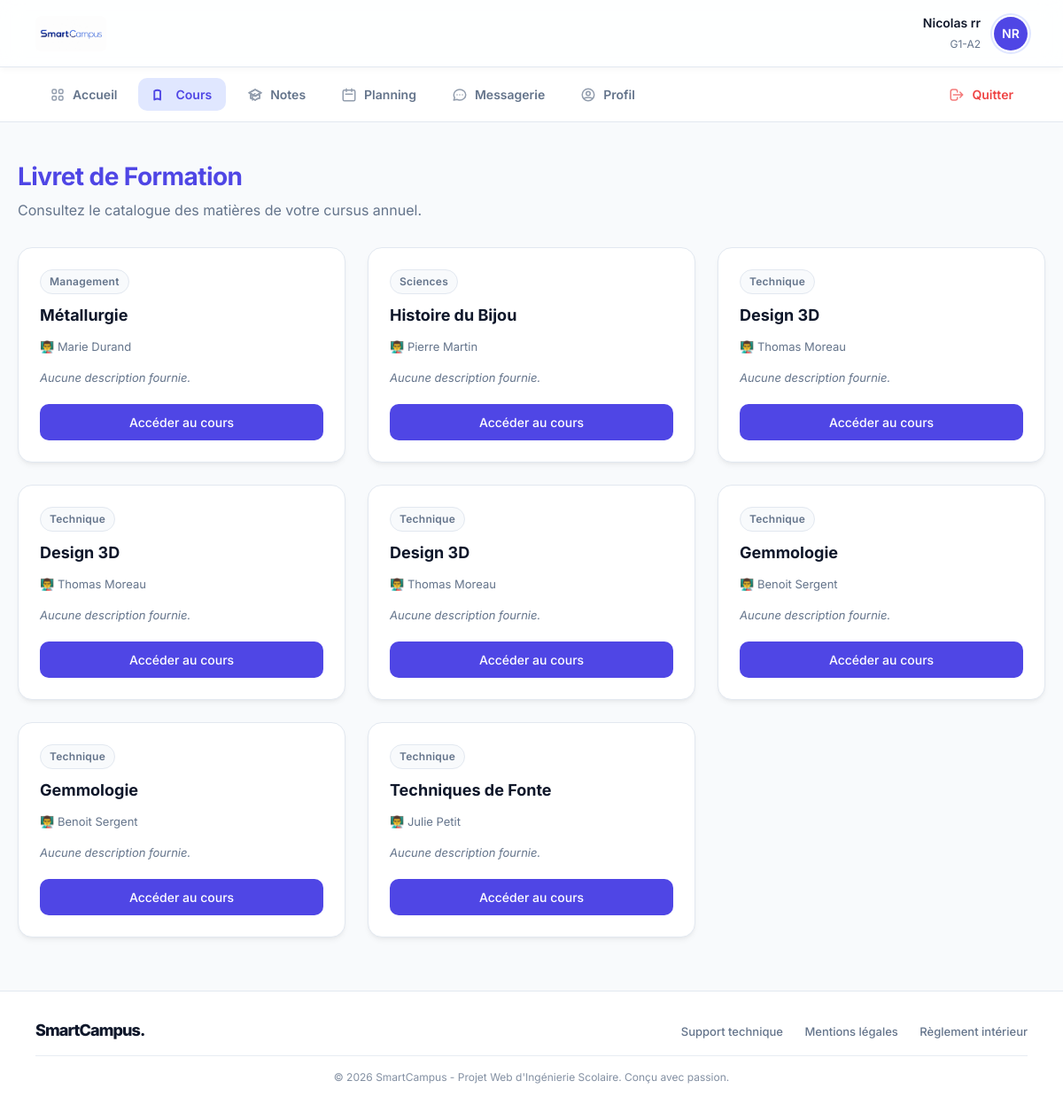
/mes_cours.php (signed in), run on the app's committed database.
### tables this page shows
CREATE TABLE utilisateurs (
        id INTEGER PRIMARY KEY AUTOINCREMENT,
        prenom TEXT NOT NULL,
        nom TEXT NOT NULL,
        email TEXT UNIQUE NOT NULL,
        role TEXT CHECK(role IN ('etudiant', 'professeur', 'administrateur')) NOT NULL,
        mot_de_passe_hash TEXT NOT NULL,
        statut_compte TEXT DEFAULT 'actif',
        groupe_id INTEGER,
        FOREIGN KEY(groupe_id) REFERENCES groupes(id) ON DELETE SET NULL
    );

CREATE TABLE groupes (
        id INTEGER PRIMARY KEY AUTOINCREMENT,
        nom TEXT NOT NULL UNIQUE
    );

CREATE TABLE cours (
        id INTEGER PRIMARY KEY AUTOINCREMENT,
        titre TEXT NOT NULL,
        categorie TEXT NOT NULL,
        description TEXT,
        groupe_id INTEGER,
        professeur_id INTEGER, jour VARCHAR(20) DEFAULT 'Lundi', heure_debut VARCHAR(10) DEFAULT '08:30', heure_fin VARCHAR(10) DEFAULT '10:30', salle VARCHAR(50) DEFAULT 'Non assignée',
        FOREIGN KEY(groupe_id) REFERENCES groupes(id) ON DELETE CASCADE,
        FOREIGN KEY(professeur_id) REFERENCES utilisateurs(id) ON DELETE SET NULL
    );

### mes_cours.php (the view, shortened to what this page needs)
<?php
require_once 'db.php';
$stmt_user = $db->prepare("SELECT groupe_id FROM utilisateurs WHERE id = ?");
$stmt_user->execute([$_SESSION['utilisateur_id']]);
$user = $stmt_user->fetch(PDO::FETCH_ASSOC);
$liste_cours = [];
if ($user['groupe_id']) {
    $stmt_cours = $db->prepare("
        SELECT c.*, u.nom AS prof_nom, u.prenom AS prof_prenom
        FROM cours c
        LEFT JOIN utilisateurs u ON c.professeur_id = u.id
        WHERE c.groupe_id = ?
        ORDER BY c.categorie, c.titre
    ");
    $stmt_cours->execute([$user['groupe_id']]);
    $liste_cours = $stmt_cours->fetchAll(PDO::FETCH_ASSOC);
}
?>
<!DOCTYPE html>
<html lang="fr">
<head>
    <link rel="stylesheet" href="style.css">
</head>
<body>
    <?php include 'menu.php'; ?>
    <div class="container">
        <div style="margin-bottom: 30px;">
            <h1 style="margin:0; color:var(--primary);">Livret de Formation</h1>
            <p style="margin:5px 0 0 0; color:var(--text-muted);">Consultez le catalogue des matières de votre cursus annuel.</p>
        </div>
        <?php if (!$user['groupe_id']): ?>
            <div class="alert alert-error">Vous n'êtes assigné à aucune classe. Aucun cours à afficher.</div>
        <?php elseif (empty($liste_cours)): ?>
            <div class="alert alert-neutral">Aucun cours n'a encore été programmé pour votre classe par la scolarité.</div>
        <?php else: ?>
            <div style="display: grid; grid-template-columns: repeat(auto-fill, minmax(300px, 1fr)); gap: 25px;">
                <?php foreach ($liste_cours as $cours): ?>
                    <div class="card" style="display:flex; flex-direction:column; justify-content:space-between;">
                        <div>
                            <span class="badge badge-neutral" style="margin-bottom: 10px;"><?= htmlspecialchars($cours['categorie']) ?></span>
                            <h3 style="margin: 0 0 10px 0; color: var(--text-main); font-size: 18px;"><?= htmlspecialchars($cours['titre']) ?></h3>
                            <p style="font-size: 13px; color: var(--text-muted); margin-bottom: 15px;">
                                👨‍🏫 <?= $cours['prof_nom'] ? htmlspecialchars($cours['prof_prenom'] . ' ' . $cours['prof_nom']) : 'Enseignant non assigné' ?>
                            </p>
                            <p style="font-size: 13px; color: var(--text-muted); line-height: 1.5; margin-bottom: 20px;">
                                <?php if(empty($cours['description'])) echo "<em>Aucune description fournie.</em>"; ?>
                            </p>
                        </div>
                        <a href="detail_cours.php?id=<?= $cours['id'] ?>" class="btn-action" style="width: 100%; box-sizing: border-box; display: block; text-align: center;">Accéder au cours</a>
                    </div>
                <?php endforeach; ?>
            </div>
        <?php endif; ?>
    </div>
<?php include 'footer.php'; ?>
</body>
</html>

### menu.php (shortened to what this page needs)
<?php
require_once 'db.php';
$mon_id = $_SESSION['utilisateur_id'];
$mon_role = $_SESSION['role'];
$stmt_menu = $db->prepare("SELECT u.*, g.nom as nom_groupe FROM utilisateurs u LEFT JOIN groupes g ON u.groupe_id = g.id WHERE u.id = ?");
$stmt_menu->execute([$mon_id]);
$user_menu = $stmt_menu->fetch(PDO::FETCH_ASSOC);
$initiales_menu = strtoupper(substr($user_menu['prenom'], 0, 1) . substr($user_menu['nom'], 0, 1));
$avatar_menu_url = null;
$stmt_unread_menu = $db->prepare("SELECT COUNT(*) FROM messages WHERE destinataire_id = ? AND lu = 0");
$stmt_unread_menu->execute([$mon_id]);
$messages_non_lus_menu = $stmt_unread_menu->fetchColumn();
$current_page = basename($_SERVER['PHP_SELF']);
?>
<header class="top-bar">
    <img src="images/logo.jpg" alt="SmartCampus" onerror="this.src='https://via.placeholder.com/120x45?text=SmartCampus'">
    <div class="user-widget">
        <div class="user-widget-info" style="text-align: right;">
            <strong style="color:var(--text-main); font-size:14px;"><?= htmlspecialchars($user_menu['prenom'] . ' ' . $user_menu['nom']) ?></strong>
            <span style="font-size:12px; color:var(--text-muted);">
                <?php
                if ($mon_role === 'administrateur') echo 'Administration';
                elseif ($mon_role === 'professeur') echo 'Corps Enseignant';
                else echo htmlspecialchars($user_menu['nom_groupe'] ?? 'Étudiant');
                ?>
            </span>
        </div>
        <div class="avatar-small" <?= $mon_role === 'administrateur' ? 'style="background: #1e293b;"' : '' ?>>
            <?php if ($avatar_menu_url): ?><img src="<?= $avatar_menu_url ?>" alt="Profil"><?php else: ?><?= $initiales_menu ?><?php endif; ?>
        </div>
    </div>
</header>
<nav class="top-nav">
    <?php if ($mon_role === 'administrateur'): ?>
        <a href="dashboard_administrateur.php" class="<?= $current_page === 'dashboard_administrateur.php' ? 'active' : '' ?>">
            <svg fill="none" viewBox="0 0 24 24" stroke="currentColor" stroke-width="2"><path stroke-linecap="round" stroke-linejoin="round" d="M12 4.354a4 4 0 110 5.292M15 21H3v-1a6 6 0 0112 0v1zm0 0h6v-1a6 6 0 00-9-5.197M13 7a4 4 0 11-8 0 4 4 0 018 0z" /></svg> Membres
        </a>
        <a href="gestion_cours.php" class="<?= $current_page === 'gestion_cours.php' ? 'active' : '' ?>">
            <svg fill="none" viewBox="0 0 24 24" stroke="currentColor" stroke-width="2"><path stroke-linecap="round" stroke-linejoin="round" d="M12 6.253v13m0-13C10.832 5.477 9.246 5 7.5 5S4.168 5.477 3 6.253v13C4.168 18.477 5.754 18 7.5 18s3.332.477 4.5 1.253" /></svg> Programme
        </a>
        <a href="gestion_absences.php" class="<?= $current_page === 'gestion_absences.php' ? 'active' : '' ?>">
            <svg fill="none" viewBox="0 0 24 24" stroke="currentColor" stroke-width="2"><path stroke-linecap="round" stroke-linejoin="round" d="M9 5H7a2 2 0 00-2 2v12a2 2 0 002 2h10a2 2 0 002-2V7a2 2 0 00-2-2h-2M9 5a2 2 0 002 2h2a2 2 0 002-2M9 5a2 2 0 012-2h2a2 2 0 012 2m-6 9l2 2 4-4" /></svg> Scolarité
        </a>
        <a href="gestion_notes.php" class="<?= $current_page === 'gestion_notes.php' ? 'active' : '' ?>">
            <svg fill="none" viewBox="0 0 24 24" stroke="currentColor" stroke-width="2">
                <path stroke-linecap="round" stroke-linejoin="round" d="M9 17v-2m3 2v-4m3 4v-6m2 10H7a2 2 0 01-2-2V5a2 2 0 012-2h5.586a1 1 0 01.707.293l5.414 5.414A1 1 0 0120 9.414V19a2 2 0 01-2 2z" />
            </svg> Notes
        </a>
        <a href="rapports_admin.php" class="<?= $current_page === 'rapports_admin.php' ? 'active' : '' ?>">
            <svg fill="none" viewBox="0 0 24 24" stroke="currentColor" stroke-width="2"><path stroke-linecap="round" stroke-linejoin="round" d="M9 19v-6a2 2 0 00-2-2H5a2 2 0 00-2 2v6a2 2 0 002 2h2a2 2 0 002-2zm0 0V9a2 2 0 012-2h2a2 2 0 012 2v10m-6 0a2 2 0 002 2h2a2 2 0 002-2m0 0V5a2 2 0 012-2h2a2 2 0 012 2v14a2 2 0 01-2 2h-2a2 2 0 01-2-2z" /></svg> Rapports
        </a>
    <?php else: ?>
        <a href="dashboard_etudiant.php" class="<?= $current_page === 'dashboard_etudiant.php' ? 'active' : '' ?>">
            Accueil
        </a>
        <a href="mes_cours.php" class="<?= $current_page === 'mes_cours.php' ? 'active' : '' ?>">
            <svg fill="none" viewBox="0 0 24 24" stroke="currentColor" stroke-width="2"><path stroke-linecap="round" stroke-linejoin="round" d="M12 6.253v13m0-13C10.832 5.477 9.246 5 7.5 5S4.168 5.477 3 6.253v13C4.168 18.477 5.754 18 7.5 18s3.332.477 4.5 1.253" /></svg> Cours
        </a>
        <a href="mes_notes.php" class="<?= $current_page === 'mes_notes.php' ? 'active' : '' ?>">
            Notes
        </a>
    <?php endif; ?>
    <a href="planning.php" class="<?= $current_page === 'planning.php' ? 'active' : '' ?>">
        <svg fill="none" viewBox="0 0 24 24" stroke="currentColor" stroke-width="2"><path stroke-linecap="round" stroke-linejoin="round" d="M8 7V3m8 4V3m-9 8h10M5 21h14a2 2 0 002-2V7a2 2 0 00-2-2H5a2 2 0 00-2 2v12a2 2 0 002 2z" /></svg> Planning
    </a>
    <a href="messagerie.php" class="<?= $current_page === 'messagerie.php' ? 'active' : '' ?>">
        <svg fill="none" viewBox="0 0 24 24" stroke="currentColor" stroke-width="2"><path stroke-linecap="round" stroke-linejoin="round" d="M8 12h.01M12 12h.01M16 12h.01M21 12c0 4.418-4.03 8-9 8a9.863 9.863 0 01-4.255-.949L3 20l1.395-3.72C3.512 15.042 3 13.574 3 12c0-4.418 4.03-8 9-8s9 3.582 9 8z" /></svg>
        Messagerie <?php if ($messages_non_lus_menu > 0): ?><span class="notification-badge"><?= $messages_non_lus_menu ?></span><?php endif; ?>
    </a>
    <a href="profil.php" class="<?= $current_page === 'profil.php' ? 'active' : '' ?>">
        <svg fill="none" viewBox="0 0 24 24" stroke="currentColor" stroke-width="2"><path stroke-linecap="round" stroke-linejoin="round" d="M5.121 17.804A13.937 13.937 0 0112 16c2.5 0 4.847.655 6.879 1.804M15 10a3 3 0 11-6 0 3 3 0 016 0zm6 2a9 9 0 11-18 0 9 9 0 0118 0z" /></svg> Profil
    </a>
    <a href="deconnexion.php" style="color: var(--danger); margin-left: auto;">
        <svg fill="none" viewBox="0 0 24 24" stroke="currentColor" stroke-width="2"><path stroke-linecap="round" stroke-linejoin="round" d="M17 16l4-4m0 0l-4-4m4 4H7m6 4v1a3 3 0 01-3 3H6a3 3 0 01-3-3V7a3 3 0 013-3h4a3 3 0 013 3v1" /></svg> Quitter
    </a>
</nav>

### style.css (style rules this page uses)
:root { --primary: #4f46e5; --primary-hover: #4338ca; --primary-light: #e0e7ff; --bg-body: #f8fafc; --surface: #ffffff; --text-main: #0f172a; --text-muted: #64748b; --border: #e2e8f0; --success: #10b981; --success-bg: #d1fae5; --danger: #ef4444; --danger-bg: #fee2e2; --warning: #f59e0b; --radius-md: 10px; --radius-lg: 16px; --shadow-sm: 0 1px 2px 0 rgb(0 0 0 / 0.05); --shadow-md: 0 4px 6px -1px rgb(0 0 0 / 0.05), 0 2px 4px -2px rgb(0 0 0 / 0.05); --shadow-hover: 0 10px 15px -3px rgb(0 0 0 / 0.08), 0 4px 6px -4px rgb(0 0 0 / 0.04); --transition: all 0.25s ease; }
body { font-family: 'Inter', sans-serif; background-color: var(--bg-body); color: var(--text-main); margin: 0; padding: 0; line-height: 1.5; }
h1 { font-size: 28px; font-weight: 700; margin-bottom: 5px; letter-spacing: -0.02em; }
a { text-decoration: none; transition: var(--transition); }
.top-bar { display: flex; justify-content: space-between; align-items: center; padding: 15px 40px; position: sticky; top: 0; z-index: 1000; background: rgba(255, 255, 255, 0.85); backdrop-filter: blur(12px); -webkit-backdrop-filter: blur(12px); border-bottom: 1px solid var(--border); box-shadow: 0 4px 6px -1px rgba(0, 0, 0, 0.03); }
.top-bar img { height: 40px; border-radius: 6px; }
.user-widget { display: flex; align-items: center; gap: 15px; }
.user-widget-info strong { display: block; font-size: 14px; font-weight: 600; }
.user-widget-info span { font-size: 12px; color: var(--text-muted); }
.avatar-small { width: 38px; height: 38px; border-radius: 50%; background: var(--primary); color: white; display: flex; align-items: center; justify-content: center; font-weight: 600; font-size: 14px; overflow: hidden; box-shadow: 0 0 0 2px var(--surface), 0 0 0 4px var(--primary-light); }
.top-nav { display: flex; gap: 8px; padding: 12px 40px; background-color: var(--surface); border-bottom: 1px solid var(--border); overflow-x: auto; }
.top-nav a { display: inline-flex; align-items: center; gap: 8px; text-decoration: none; color: var(--text-muted); font-weight: 600; font-size: 14px; padding: 8px 16px; border-radius: var(--radius-md); transition: all 0.2s ease; }
.top-nav a svg { width: 18px; height: 18px; opacity: 0.7; transition: opacity 0.2s ease; }
.top-nav a.active { background-color: var(--primary-light); color: var(--primary); }
.top-nav a.active svg { opacity: 1; stroke-width: 2.5px; }
.container { max-width: 1200px; margin: 40px auto; padding: 0 20px; }
.card { background: var(--surface); border: 1px solid var(--border); border-radius: var(--radius-lg); box-shadow: var(--shadow-md); padding: 24px; min-width: 0; transition: var(--transition); }
.btn-action { background: var(--primary); color: white; border: none; padding: 10px 20px; border-radius: var(--radius-md); cursor: pointer; font-weight: 500; font-size: 14px; transition: var(--transition); display: inline-flex; align-items: center; justify-content: center; }
.badge { padding: 4px 10px; border-radius: 20px; font-size: 12px; font-weight: 600; display: inline-block; letter-spacing: 0.02em; }
.badge-neutral { background: var(--bg-body); color: var(--text-muted); border: 1px solid var(--border); }

### data on the page
utilisateurs: prenom+nom "Nicolas rr", groupe.nom "G1-A2", initiales_menu "NR"
cours: categorie "Management", titre "Métallurgie", professeur.nom "Marie Durand", shows "Aucune description fournie."
cours: categorie "Sciences", titre "Histoire du Bijou", professeur.nom "Pierre Martin", shows "Aucune description fournie."
cours: categorie "Technique", titre "Design 3D", professeur.nom "Thomas Moreau", shows "Aucune description fournie."
cours: categorie "Technique", titre "Design 3D", professeur.nom "Thomas Moreau", shows "Aucune description fournie."
cours: categorie "Technique", titre "Design 3D", professeur.nom "Thomas Moreau", shows "Aucune description fournie."
cours: categorie "Technique", titre "Gemmologie", professeur.nom "Benoit Sergent", shows "Aucune description fournie."
cours: categorie "Technique", titre "Gemmologie", professeur.nom "Benoit Sergent", shows "Aucune description fournie."
cours: categorie "Technique", titre "Techniques de Fonte", professeur.nom "Julie Petit", shows "Aucune description fournie."
